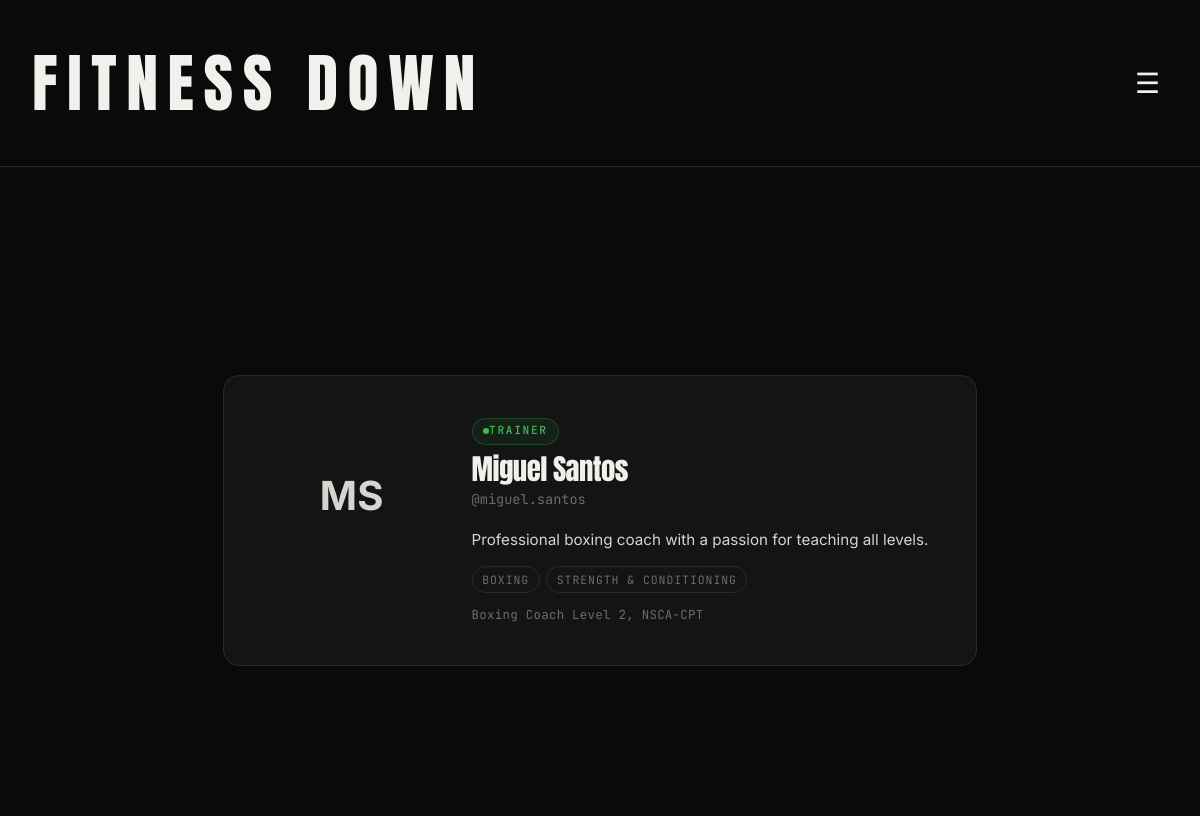
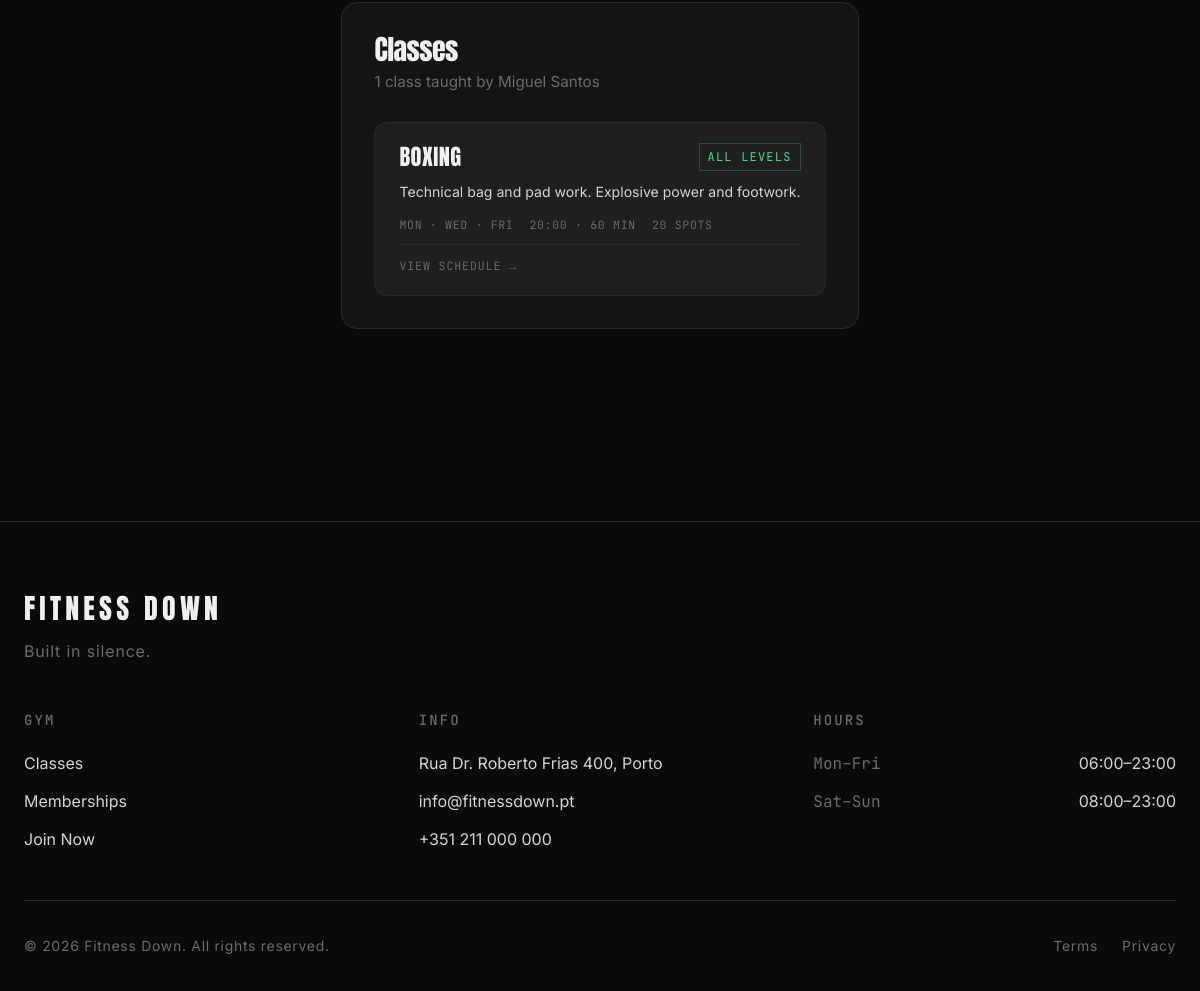
The app's page /trainer.php?id=4 with its own data (2 pictures, top to bottom).
### tables this page shows
CREATE TABLE users (
    id INTEGER PRIMARY KEY AUTOINCREMENT,
    name TEXT NOT NULL,
    email TEXT NOT NULL UNIQUE,
    username TEXT NOT NULL UNIQUE,
    password_hash TEXT NOT NULL,
    profile_photo TEXT,
    role TEXT NOT NULL CHECK (role IN ('member', 'trainer', 'admin')),
    created_at TEXT NOT NULL DEFAULT CURRENT_TIMESTAMP,
    is_active INTEGER NOT NULL DEFAULT 1
);

CREATE TABLE trainer_profiles(
    user_id INTEGER PRIMARY KEY,
    bio TEXT,
    specializations TEXT,
    certifications TEXT,
    FOREIGN KEY (user_id) REFERENCES users(id) ON DELETE CASCADE
);

CREATE TABLE classes(
    id INTEGER PRIMARY KEY AUTOINCREMENT,
    trainer_id INTEGER NOT NULL,
    name TEXT NOT NULL, --this name will be the type of class
    description TEXT,
    difficulty TEXT NOT NULL CHECK (difficulty IN('beginner', 'intermediate', 'advanced')),
    duration_minutes INTEGER NOT NULL,
    capacity INTEGER NOT NULL,
    photo TEXT,
    is_active INTEGER NOT NULL DEFAULT 1,
    FOREIGN KEY (trainer_id) REFERENCES users(id) ON DELETE RESTRICT
);

CREATE TABLE sessions(
    id INTEGER PRIMARY KEY AUTOINCREMENT,
    class_id INTEGER NOT NULL,
    day_of_week TEXT NOT NULL CHECK (day_of_week IN ('monday','tuesday','wednesday','thursday','friday','saturday','sunday')),
    start_time TEXT NOT NULL,
    duration_minutes INTEGER NOT NULL CHECK (duration_minutes > 0),
    status TEXT NOT NULL DEFAULT 'scheduled' CHECK (status IN ('scheduled', 'completed', 'cancelled')),
    notes TEXT,
    FOREIGN KEY (class_id) REFERENCES classes(id) ON DELETE CASCADE
);

### includes/helper.php (called while the page is built, shortened)
<?php
function e(string $val): string {
    return htmlspecialchars($val, ENT_QUOTES | ENT_SUBSTITUTE, 'UTF-8');
}

### trainer.php (the view, shortened to what this page needs)
<?php
$trainer_id = isset($_GET['id']) ? (int)$_GET['id'] : 0;
$pdo = get_db();
$stmt = $pdo->prepare("
    SELECT id, name, username, profile_photo, role, is_active
    FROM users
    WHERE id = ? AND role = 'trainer' AND is_active = 1
");
$stmt->execute([$trainer_id]);
$trainer = $stmt->fetch();
$stmt = $pdo->prepare("SELECT bio, specializations, certifications FROM trainer_profiles WHERE user_id = ?");
$stmt->execute([$trainer_id]);
$profile = $stmt->fetch() ?: ['bio' => null, 'specializations' => null, 'certifications' => null];
$stmt = $pdo->prepare("
    SELECT c.id, c.name, c.description, c.difficulty, c.duration_minutes, c.capacity
    FROM classes c
    WHERE c.trainer_id = ? AND c.is_active = 1
    ORDER BY c.name
");
$stmt->execute([$trainer_id]);
$classes = $stmt->fetchAll();
$class_ids = array_column($classes, 'id');
$sessions_by_class = [];
if (!empty($class_ids)) {
    $placeholders = implode(',', array_fill(0, count($class_ids), '?'));
    $stmt = $pdo->prepare("
        SELECT s.class_id, s.day_of_week, s.start_time
        FROM sessions s
        WHERE s.class_id IN ($placeholders)
        ORDER BY CASE s.day_of_week
            WHEN 'monday'    THEN 1 WHEN 'tuesday'   THEN 2 WHEN 'wednesday' THEN 3
            WHEN 'thursday'  THEN 4 WHEN 'friday'    THEN 5 WHEN 'saturday'  THEN 6
            WHEN 'sunday'    THEN 7 END, s.start_time
    ");
    $stmt->execute($class_ids);
    foreach ($stmt->fetchAll() as $s) {
        $sessions_by_class[$s['class_id']][] = $s;
    }
}
$day_abbr = [
    'monday' => 'Mon', 'tuesday' => 'Tue', 'wednesday' => 'Wed',
    'thursday' => 'Thu', 'friday' => 'Fri', 'saturday' => 'Sat', 'sunday' => 'Sun',
];
$difficulty_map = [
    'beginner'     => ['class' => 'easy', 'label' => 'All levels'],
    'intermediate' => ['class' => 'mid',  'label' => 'Intermediate'],
    'advanced'     => ['class' => 'hard', 'label' => 'Advanced'],
];
$initials = implode('', array_map(
    fn($p) => strtoupper($p[0] ?? ''),
    array_filter(explode(' ', $trainer['name']))
)) ?: 'T';
include __DIR__ . '/includes/header.php';
?>
<main class="trainer-public">
    <section class="tp-hero">
        <div class="tp-card">
            <div class="profile-avatar">
                <?php if ($trainer['profile_photo']): ?>
                    <img src="<?= e($trainer['profile_photo']) ?>" alt="<?= e($trainer['name']) ?>">
                <?php else: ?>
                    <span><?= e($initials) ?></span>
                <?php endif; ?>
            </div>
            <div class="tp-card__body">
                <span class="profile-role-badge profile-role-badge--trainer">Trainer</span>
                <h1 class="tp-card__name"><?= e($trainer['name']) ?></h1>
                <p class="tp-card__username">@<?= e($trainer['username']) ?></p>
                <?php if (!empty($profile['bio'])): ?>
                    <p class="tp-bio"><?= e($profile['bio']) ?></p>
                <?php endif; ?>
                <?php if (!empty($profile['specializations'])): ?>
                    <div class="tp-tags">
                        <?php foreach (array_map('trim', explode(',', $profile['specializations'])) as $tag): ?>
                            <?php if ($tag): ?>
                                <span class="tp-tag"><?= e($tag) ?></span>
                            <?php endif; ?>
                        <?php endforeach; ?>
                    </div>
                <?php endif; ?>
                <?php if (!empty($profile['certifications'])): ?>
                    <p class="tp-certs"><?= e($profile['certifications']) ?></p>
                <?php endif; ?>
            </div>
        </div>
    </section>
    <section class="tp-classes">
        <header class="tp-classes__header">
            <h2>Classes</h2>
            <p><?= count($classes) ?> class<?= count($classes) !== 1 ? 'es' : '' ?> taught by <?= e($trainer['name']) ?></p>
        </header>
        <?php if (empty($classes)): ?>
            <p class="tp-classes__empty">No active classes at the moment.</p>
        <?php else: ?>
            <div class="tp-class-grid">
                <?php foreach ($classes as $cls):
                    $diff     = $difficulty_map[$cls['difficulty']] ?? ['class' => 'easy', 'label' => $cls['difficulty']];
                    $sessions = $sessions_by_class[$cls['id']] ?? [];
                    $days     = array_unique(array_column($sessions, 'day_of_week'));
                    $day_disp = count($days) === 7
                              ? 'Daily'
                              : implode(' · ', array_map(fn($d) => $day_abbr[$d] ?? $d, $days));
                    $first_time = $sessions[0]['start_time'] ?? null;
                ?>
                <div class="tp-class-card">
                    <div class="tp-class-card__top">
                        <h3 class="tp-class-card__name"><?= e($cls['name']) ?></h3>
                        <span class="crow__difficulty crow__difficulty--<?= $diff['class'] ?>"><?= e($diff['label']) ?></span>
                    </div>
                    <?php if (!empty($cls['description'])): ?>
                        <p class="tp-class-card__desc"><?= e($cls['description']) ?></p>
                    <?php endif; ?>
                    <div class="tp-class-card__meta">
                        <?php if ($day_disp): ?>
                            <span class="tp-class-card__days"><?= e($day_disp) ?></span>
                        <?php endif; ?>
                        <?php if ($first_time): ?>
                            <span class="tp-class-card__time"><?= e($first_time) ?> · <?= (int)$cls['duration_minutes'] ?> min</span>
                        <?php endif; ?>
                        <span class="tp-class-card__cap"><?= (int)$cls['capacity'] ?> spots</span>
                    </div>
                    <a href="/classes.php" class="tp-class-card__link">View schedule →</a>
                </div>
                <?php endforeach; ?>
            </div>
        <?php endif; ?>
    </section>
</main>
<?php include __DIR__ . '/includes/footer.php'; ?>

### css/pages/trainer-public.css (style rules this page uses)
.trainer-public { padding: 4rem 1.5rem 6rem; max-width: 1100px; margin: 0 auto; display: grid; gap: 2.5rem; }
.tp-hero { display: grid; }
.tp-card { background: var(--bg-surface); border: 1px solid var(--border); border-radius: 1rem; padding: 2.5rem 3rem; display: flex; gap: 2.5rem; align-items: flex-start; }
.profile-avatar { width: 160px; height: 160px; border-radius: 50%; overflow: hidden; display: grid; place-content: center; flex-shrink: 0; background: var(--bg-muted); color: var(--text-soft); font-size: 2.5rem; font-weight: 700; text-transform: uppercase; }
.tp-card__body { min-width: 0; flex: 1; }
.profile-role-badge { display: inline-block; font-family: var(--font-mono); font-size: 0.7rem; font-weight: 500; letter-spacing: 0.15em; text-transform: uppercase; padding: 0.2rem 0.65rem; border-radius: 2rem; margin-bottom: 0.6rem; }
.profile-role-badge--trainer { background: rgba(46, 160, 67, 0.1); border: 1px solid rgba(46, 160, 67, 0.3); color: #3fb950; }
.tp-card__name { margin: 0; font-size: clamp(1.75rem, 2.4vw, 2.75rem); }
.tp-card__username { margin: 0.3rem 0 0; color: var(--text-muted); font-family: var(--font-mono); font-size: 0.85rem; }
.tp-bio { margin: 1rem 0 0; color: var(--text-soft); font-size: 0.95rem; line-height: 1.65; max-width: 60ch; }
.tp-tags { display: flex; flex-wrap: wrap; gap: 0.4rem; margin-top: 0.9rem; }
.tp-tag { font-family: var(--font-mono); font-size: 0.72rem; text-transform: uppercase; letter-spacing: 0.08em; padding: 0.2rem 0.6rem; border: 1px solid var(--border); border-radius: 2rem; color: var(--text-muted); }
.tp-certs { margin: 0.75rem 0 0; font-family: var(--font-mono); font-size: 0.78rem; color: var(--text-muted); letter-spacing: 0.02em; }
.tp-classes { background: var(--bg-surface); border: 1px solid var(--border); border-radius: 1rem; padding: 2rem; }
.tp-classes__header { margin-bottom: 1.75rem; }
.tp-classes__header h2 { margin: 0 0 0.35rem; font-size: 1.75rem; }
.tp-classes__header p { margin: 0; color: var(--text-muted); font-size: 0.95rem; }
.tp-class-grid { display: grid; grid-template-columns: repeat(auto-fill, minmax(280px, 1fr)); gap: 1rem; }
.tp-class-card { background: var(--bg-elevated); border: 1px solid var(--border); border-radius: 0.75rem; padding: 1.25rem 1.5rem; display: flex; flex-direction: column; gap: 0.6rem; transition: border-color 150ms; }
.tp-class-card__top { display: flex; align-items: center; justify-content: space-between; gap: 0.75rem; }
.tp-class-card__name { margin: 0; font-family: var(--font-display); font-size: 1.4rem; text-transform: uppercase; letter-spacing: 0.02em; line-height: 1; }
.tp-class-card__desc { margin: 0; font-size: 0.88rem; color: var(--text-soft); line-height: 1.55; }
.tp-class-card__meta { display: flex; flex-wrap: wrap; gap: 0.4rem 1rem; margin-top: 0.25rem; }
.tp-class-card__days, .tp-class-card__time, .tp-class-card__cap, .tp-class-card__rating { font-family: var(--font-mono); font-size: 0.72rem; text-transform: uppercase; letter-spacing: 0.06em; color: var(--text-muted); }
.tp-class-card__link { margin-top: auto; padding-top: 0.75rem; font-family: var(--font-mono); font-size: 0.72rem; text-transform: uppercase; letter-spacing: 0.08em; color: var(--text-muted); text-decoration: none; border-top: 1px solid var(--border); transition: color 150ms; }
.crow__difficulty { font-family: var(--font-mono); font-size: 0.75rem; text-transform: uppercase; letter-spacing: 0.1em; padding: 0.2rem 0.5rem; display: inline-block; white-space: nowrap; flex-shrink: 0; }
.crow__difficulty--easy { color: #4ade80; border: 1px solid #4ade8040; }
@media (min-width: 840px) { .trainer-public { padding-top: 6rem; } }

### css/base/tokens.css (style rules this page uses)
:root { --bg: #0a0a0a; --bg-surface: #141414; --bg-elevated: #1f1f1f; --text: #f2f0ec; --text-soft: #d4d4d0; --text-muted: #6b6b6b; --accent: #8b0000; --accent-hover: #a30f0f; --border: #2a2a2a; --border-strong: #6b6b6b; --font-display: "Anton", sans-serif; --font-body: "Inter", sans-serif; --font-mono: "JetBrains Mono", monospace; --text-sm: 0.875rem; --text-base: 1rem; --content-max: 1400px; }

### css/pages/home.css (style rules this page uses)
main>section { padding: 5rem 1.5rem; max-width: var(--content-max); margin: 0 auto; }
@media (min-width: 48rem) { main>section { padding: 7rem 2rem; } }

### css/pages/classes.css (style rules this page uses)
.crow__difficulty { font-family: var(--font-mono); font-size: 0.875rem; text-transform: uppercase; letter-spacing: 0.1em; padding: 0.2rem 0.5rem; display: inline-block; }
.crow__difficulty--easy { color: #4ade80; border: 1px solid #4ade8040; }

### records on screen
users: name "MS", name "Miguel Santos", username "miguel.santos"
trainer_profiles: bio "Professional boxing coach with a passion for teaching all levels.", specializations "BOXING", specializations "STRENGTH & CONDITIONING", certifications "Boxing Coach Level 2, NSCA-CPT"
classes: name "BOXING", difficulty "ALL LEVELS", description "Technical bag and pad work. Explosive power and footwork.", id "MON · WED · FRI", id.start_time "20:00", duration_minutes "60", capacity "20"

### other values on screen
count($classes) "1"
